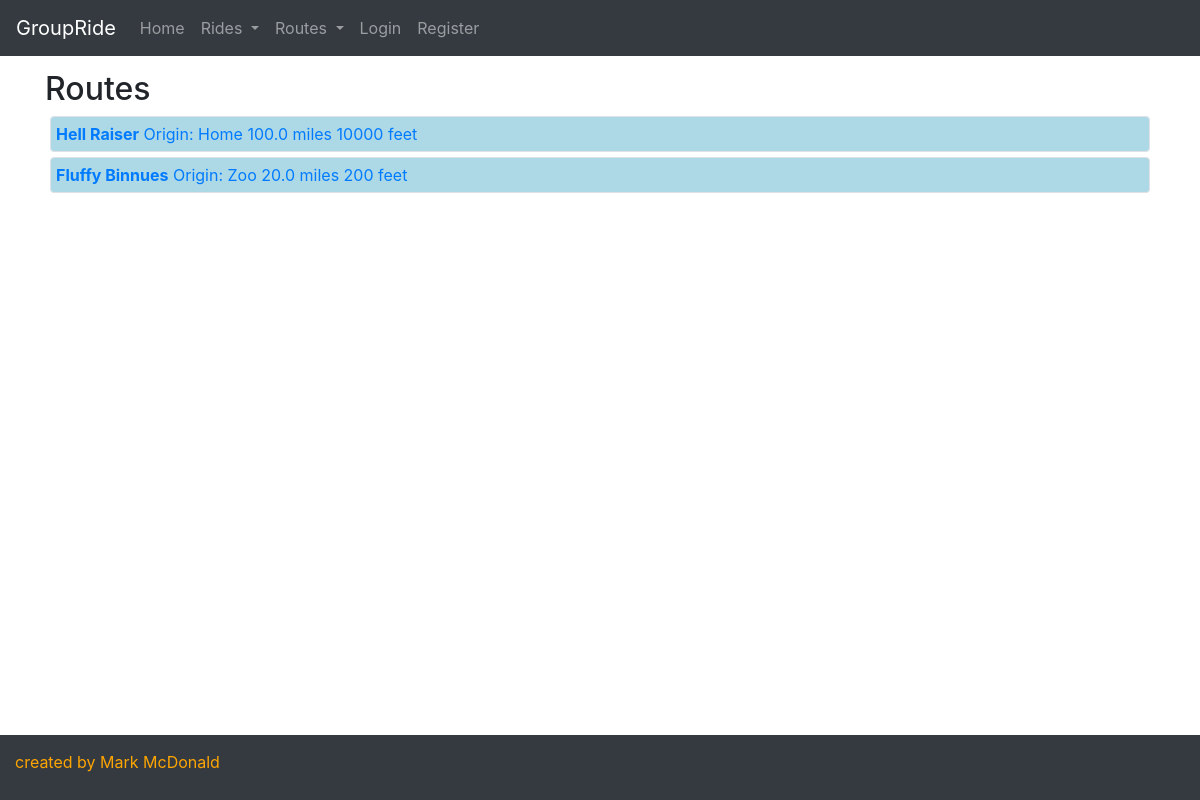
The app's page /routes/ with its own data.
### groupride/models.py (models this page shows, shortened)
class Route(models.Model):
    created_by = models.ForeignKey(User, on_delete = models.SET_NULL, blank = True, null = True, related_name = "created_routes")
    created_on = models.DateTimeField(auto_now_add = True, editable = False, blank = False)
    route_name = models.CharField(max_length = 256, blank = True, null = True)
    miles = models.DecimalField(max_digits = 6, decimal_places = 1, blank = True, null = True)
    vertical_feet = models.IntegerField(blank = True, null = True)
    origin = models.CharField(max_length = 64, blank = True, null = True)
    reviews = models.ManyToManyField(Review, blank = True)

### groupride/views.py (the view)
# urls.py: path("routes/", views.routes, name="routes"),
def routes(request):
    routes = Route.objects.values('id', 'route_name', 'origin', 'miles','vertical_feet')
    context = {'routes': routes,}
    return render(request, "groupride/routes.html", context)

### groupride/templates/groupride/routes.html (shortened to what this page needs)
{% extends 'groupride/template.html' %}
{% block body %}
  <div class="container">
    <h2>Routes</h2>
    <div class="panel-group">
    {% for route in routes %}
    <a href="/route/{{route.id}}">
      <div class="route_header border rounded">
        <span class=""><strong>{{route.route_name}}</strong></span>
        <span class="">Origin: {{route.origin}} </span>
        <span class="">{{route.miles}} miles</span>
        <span class="">{{route.vertical_feet}} feet</span>
      </div>
    </a>
    {% endfor %}
    </div>
  </div>
{% endblock %}

### groupride/static/groupride/styles.css (style rules this page uses)
body { margin-top: 70px; margin-bottom: 7vh; }
.route_header { padding: 5px; margin: 5px; background-color: lightblue; }

### records on screen
Route: route_name "Hell Raiser", origin "Home", miles "100.0", vertical_feet "10000"
Route: route_name "Fluffy Binnues", origin "Zoo", miles "20.0", vertical_feet "200"
